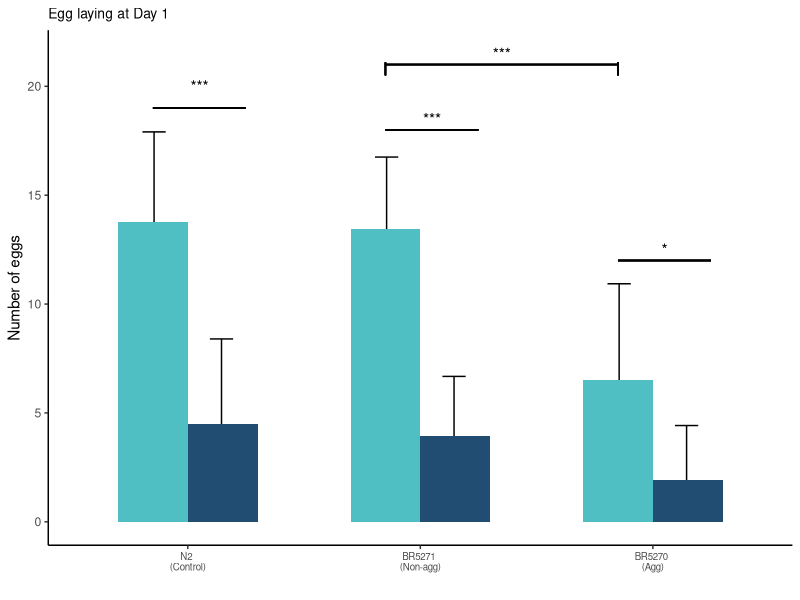

The R source for this figure: (Note: this script raises an error after producing the figure.)
################################################
# DDT and egg laying behavior
# 02.16.2022
################################################
library(tidyverse)
library(readxl)
library(lmtest)

raw_1 <- read_excel("egg_laying/data/DDT egg-counting_raw counts_2-15-22_VK.xlsx", sheet = 1) %>% 
    gather(key = group, value = count) %>% 
    separate(group, into = c("strain", "trt"), sep = " ", remove = FALSE) %>% 
    mutate(run = 1)

raw_2 <- read_excel("egg_laying/data/DDT egg-counting_raw counts_2-15-22_VK.xlsx", sheet = 3) %>% 
    gather(key = group, value = count) %>% 
    separate(group, into = c("strain", "trt"), sep = " ", remove = FALSE) %>% 
    mutate(run = 2)

raw_3 <- read_excel("egg_laying/data/DDT egg-counting_raw counts_2-15-22_VK.xlsx", sheet = 4) %>% 
    gather(key = group, value = count) %>% 
    separate(group, into = c("strain", "trt"), sep = " ", remove = FALSE) %>% 
    mutate(run = 3)

raw_4 <- read_excel("egg_laying/data/DDT egg-counting_raw counts_2-15-22_VK.xlsx", sheet = 5) %>% 
    gather(key = group, value = count) %>% 
    separate(group, into = c("strain", "trt"), sep = " ", remove = FALSE) %>% 
    mutate(run = 4)

data_all <- rbind(raw_1, raw_2, raw_3, raw_4)

data_all$strain <- factor(data_all$strain, levels = c("N2","BR5271", "BR5270"))
data_all$trt <- factor(data_all$trt, levels = c("DMSO", "DDT"))

eggs.fit <- glm(count ~ factor(strain)*factor(trt) + factor(run), family="poisson", data = data_all)
#summary(eggs.fit)

eggs.fit.No.int <- glm(count ~ factor(strain) + factor(trt) + factor(run), family="poisson", data = data_all)
#lrtest(eggs.fit, eggs.fit.No.int) #interaction term not significant 

data.plot <- data_all %>% 
    group_by(strain,trt) %>% 
    summarise(mean.count = mean(count), sd.count = sd(count)) %>% 
    ungroup() 

eggs <- data.plot %>% 
    ggplot(aes(x = strain, y = mean.count, fill = trt)) +
    geom_errorbar(aes(ymin = mean.count - 1, ymax = mean.count + sd.count),  position = position_dodge(width = 0.58), width = 0.2) +
    geom_bar(stat = "identity", position = "dodge", width = 0.6) +
    scale_fill_manual(values = c( "#50BFC3", "#214D72")) +
    theme_classic() +
    theme(legend.position = "none", 
          axis.text.x = element_text(size = 9)) +
    labs(x = "",
         y = "Number of eggs", fill= "") +
    guides(fill = guide_legend(override.aes = list(size = 0.5))) +
    theme(legend.text = element_text(size = 7), axis.text.x = element_text(size = 7),
          plot.title = element_text(size = 10)) +
    geom_segment(aes(x=2.85, xend=3.25, y=12, yend=12)) +
    annotate("text", x = 3.05, y = 12.5, label = "*", size = 4) +
    geom_segment(aes(x=1.85, xend=2.25, y=18, yend=18)) +
    annotate("text", x = 2.05, y = 18.5, label = "***", size = 4) +
    geom_segment(aes(x=0.85, xend=1.25, y=19, yend=19)) +
    annotate("text", x = 1.05, y = 20, label = "***", size = 4) +
    geom_segment(aes(x=1.85, xend=2.85, y=21, yend=21)) +
    geom_segment(aes(x=1.85, xend=1.85, y = 20.5, yend= 21.1)) +
    geom_segment(aes(x=2.85, xend=2.85, y=20.5, yend=21.1)) +
    annotate("text", x = 2.35, y = 21.5, label = "***", size = 4) +
    scale_x_discrete(labels = c("N2 \n(Control)", "BR5271 \n(Non-agg)", "BR5270 \n(Agg)")) +
    ggtitle("Egg laying at Day 1")

#pdf("egg_laying/figures/main_egg_lay.pdf", width = 4, height = 3)
egg_lay <- plot_grid(eggs, nrow = 1, labels = c("B"))
#dev.off()
